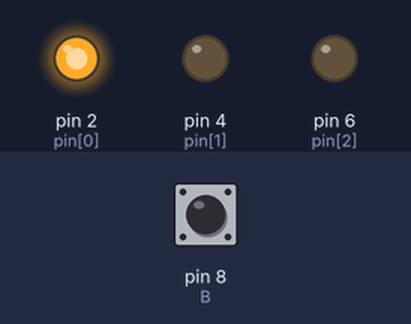
Recording of a sketch running on a simulated Arduino Uno, built with avr-gcc and run on an emulated ATmega328P. On the bench: output pins drawn as LEDs (lit = HIGH). Inputs (shaded band) come from the test bench; at power-on: pin 8 (B) HIGH.

Above: at 1.2 s.
1.3 s: pin 8 (B) pulled LOW for 0.15 s
At 1.4 s:
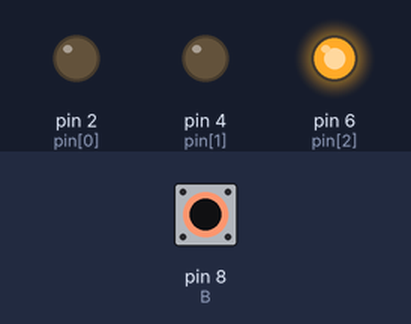
3.0 s: pin 8 (B) pulled LOW for 3.2 s
At 7.4 s:
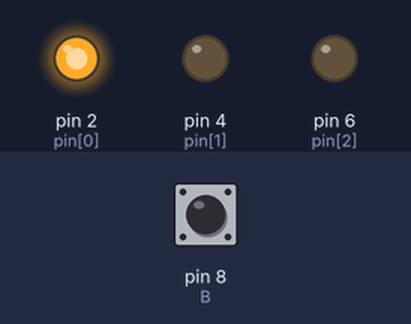
Timing chart, 0 to 8.9 s (numbered marks = the images above; inputs shaded):
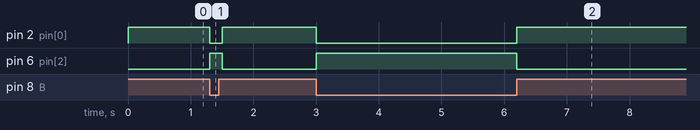

The sketch:

sketch_sep17a_copy_20250924153650.ino
```cpp
int pin[3] = {2, 4, 6};
int B = 8;
bool BS = 0;
int j = 0, add = 1 ;
void setup() {
  // put your setup code here, to run once:
  for(int i=0;i<3;i++){
    pinMode(pin[i], OUTPUT);
  }
  pinMode(B, INPUT_PULLUP);
}

void loop() {
  // put your main code here, to run repeatedly:
  for(int i=0;i<=2;i+=1){
     digitalWrite(pin[i], 0);
  }
  // if(digitalRead(B)){
  //   BS = !BS;
  // }
  if(digitalRead(B)){
    digitalWrite(pin[0], 1);
  }
  else
  {
    digitalWrite(pin[2], 1);
  }
  delay(100);
}
```

Measured:
- after the input at 1.3 s, pin 2 (pin[0]): HIGH → LOW at once, → HIGH 0.20 s later; pin 6 (pin[2]): LOW → HIGH at once, → LOW 0.20 s later
- after the input at 3.0 s, pin 2 (pin[0]): HIGH → LOW at once, → HIGH 3.2 s later; pin 6 (pin[2]): LOW → HIGH at once, → LOW 3.2 s later
